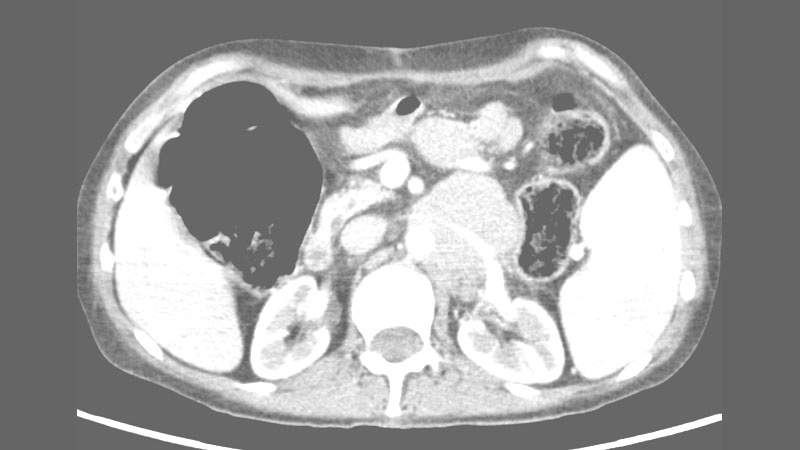
#> input picture HW2/images/tomo1-100.jpg, 800 x 450 px
$ python hw2.py
#> lines starting #> are read from the running program, lines starting #| are printed output that depends on the picture
import cv2
import matplotlib
import numpy as np

def brillo(imagen,valor_intensidad):

    for i in range(0, imagen.shape[0]):
        for j in range(0, imagen.shape[1]):
            a = imagen[i,j]
            b = a + valor_intensidad
            if b > 255:
                b = 255
            imagen[i,j] = b

    return imagen

def print_resultados(imagen,imagen_brillo):
    print('*--------*--------*--------*--------*--------*--------*--------*')
    print('Imagen original: (x={}, y={})~L:{}'.format(50,150,imagen[50,150]))
    print('*--------*--------*--------*--------*--------*--------*--------*')
    print('Imagen Brillo: (x={}, y={})~L:{}'.format(60,160,imagen_brillo[60,160]))

def run():
    imagen = cv2.imread(str(input('Ingresa el nombre de la imagen: '))
    , cv2.IMREAD_GRAYSCALE)
#> the answer given: images/tomo1-100.jpg
#> imagen is the input picture: shape (450, 800); min 94, max 255, mean 157.6
    cv2.imshow('Imagen Original',imagen)
    imagen_brillo = brillo(imagen,50)
#> after the loop in brillo, `for i in range(0, imagen.shape[0]):`:
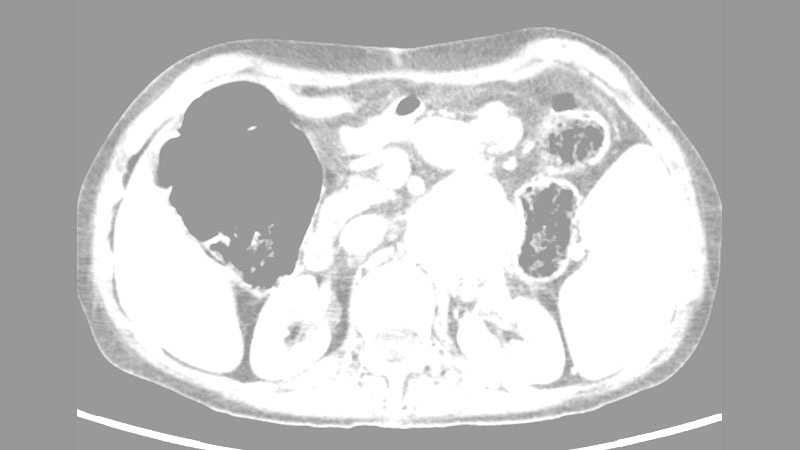
#> imagen: shape (450, 800); min 144, max 255, mean 196.1
    cv2.imshow('Imagen con Brillo',imagen_brillo)

    print_resultados(imagen,imagen_brillo)
#| Imagen original: (x=50, y=150)~L:153
#| Imagen Brillo: (x=60, y=160)~L:153

    cv2.waitKey(0)
    cv2.destroyAllWindows()

if __name__=='__main__':
    run()
